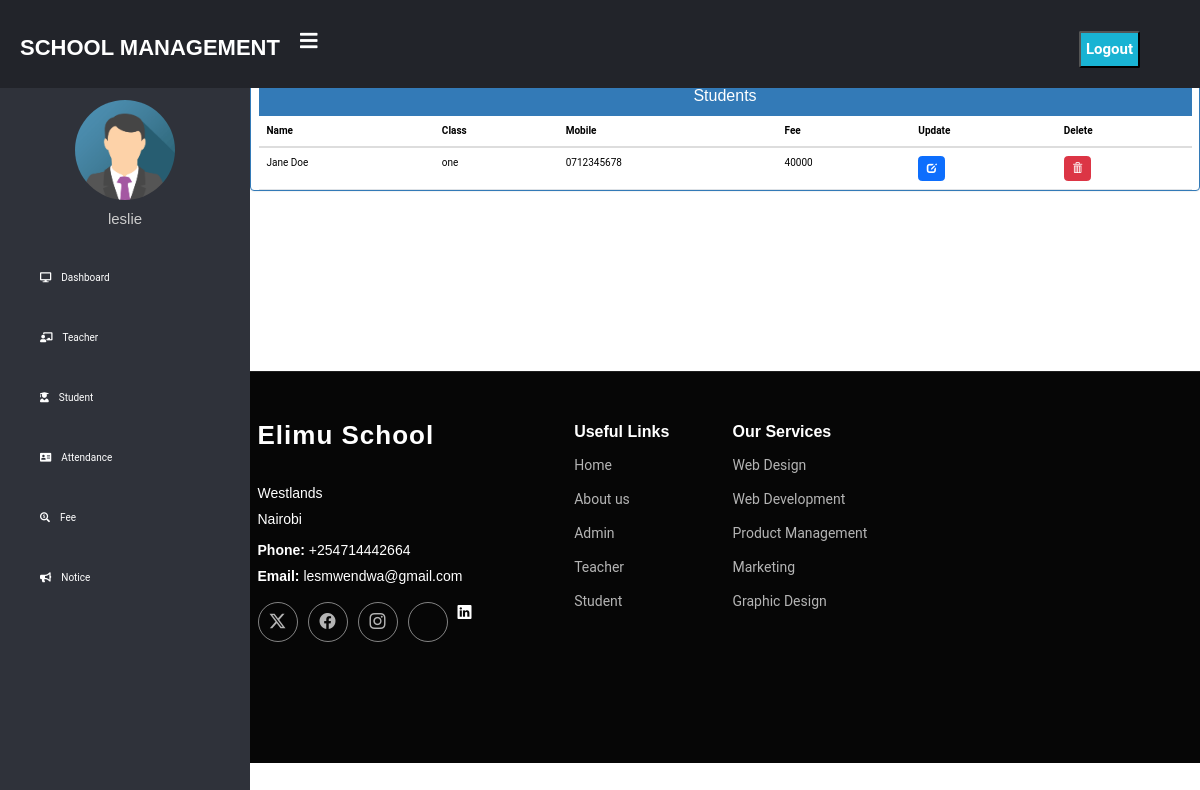
Page /admin-view-student (signed in) on the committed database.
### school/models.py (models this page shows, shortened)
class StudentExtra(models.Model):
    user = models.OneToOneField(User, on_delete=models.CASCADE)
    roll = models.CharField(max_length=10)
    mobile = models.CharField(max_length=40, null=True)
    fee = models.PositiveIntegerField(null=True)
    cl = models.CharField(max_length=10, choices=classes, default='one')
    status = models.BooleanField(default=False)
    @property
    def get_name(self):
        return self.user.first_name + " " + self.user.last_name

### school/views.py (the view)
# urls.py: path('admin-view-student', views.admin_view_student_view, name='admin-view-student'),
@login_required(login_url='adminlogin')
@user_passes_test(is_admin)
def admin_view_student_view(request):
    students=models.StudentExtra.objects.all().filter(status=True)
    return render(request,'school/admin_view_student.html',{'students':students})

### school/views.py (called while the page is built)
def is_admin(user):
    return user.groups.filter(name='ADMIN').exists()

### school/templates/school/admin_view_student.html (shortened to what this page needs)
{% extends 'school/adminbase.html' %}
{% block content %}
<head>
    <link href="//netdna.bootstrapcdn.com/bootstrap/3.0.0/css/bootstrap.min.css" rel="stylesheet" id="bootstrap-css">
</head>
<div class="container">
    <div class="row">
        <div class="panel panel-primary">
            <div class="panel-heading">
                <h6 class="panel-title">Students</h6>
            </div>
            <table class="table table-hover" id="dev-table">
                <thead>
                    <tr>
                        <th>Name</th>
                        <th>Class</th>
                        <th>Mobile</th>
                        <th>Fee</th>
                        <th>Update</th>
                        <th>Delete</th>
                    </tr>
                </thead>
                {% for s in students %}
                <tr>
                    <td> {{s.get_name}}</td>
                    <td>{{s.cl}}</td>
                    <td>{{s.mobile}}</td>
                    <td>{{s.fee}}</td>
                    <td><a class="btn btn-primary btn-xs" href="{% url 'update-student' s.id  %}"><span
                                class="glyphicon glyphicon-edit"></span></a></td>
                    <td><a class="btn btn-danger btn-xs" href="{% url 'delete-student-from-school' s.id  %}"><span
                                class="glyphicon glyphicon-trash"></span></a></td>
                </tr>
                {% endfor %}
            </table>
        </div>
    </div>
</div>
<br>
{% endblock content %}

### school/templates/school/adminbase.html (shortened to what this page needs)
<!DOCTYPE html>
{% load static %}
<html lang="en" dir="ltr">
<head>
    <link rel="stylesheet" href="https://cdnjs.cloudflare.com/ajax/libs/font-awesome/5.12.1/css/all.min.css">
</head>
<body>
    <header>
        <label for="check">
            <i class="fas fa-bars" id="sidebar_btn"></i>
        </label>
        <div class="left_area">
            <h3>School Management</h3>
        </div>
        <div class="right_area">
            <form method="POST" action="{% url 'logout' %}">
                <button type="submit" class="logout_btn">Logout</button>
            </form>
        </div>
    </header>
    <div class="sidebar">
        <center>
            <img src="{% static 'school/img/admin.png' %}" class="profile_image" alt="">
            <h4>{{request.user.first_name}}</h4>
        </center>
        <a href="/admin-dashboard"><i class="fas fa-desktop"></i><span>Dashboard</span></a>
        <a href="/admin-teacher"><i class="fas fa-chalkboard-teacher"></i><span>Teacher</span></a>
        <a href="/admin-student"><i class="fas fa-user-graduate"></i><span>Student</span></a>
        <a href="/admin-attendance"><i class="fas fa-address-card"></i><span>Attendance</span></a>
        <a href="/admin-fee"><i class="fas fa-search-dollar"></i><span>Fee</span></a>
        <a href="/admin-notice"><i class="fas fa-bullhorn"></i><span>Notice</span></a>
    </div>
    <div class="content">
        <br><br><br><br><br>
        {% block content %}
        {% endblock content %}
        <br><br><br>
        {% include "school/footer.html" %}
    </div>
</body>
</html>

### school/static/school/css/main.css (style rules this page uses)
:root { --default-font: "Roboto", system-ui, -apple-system, "Segoe UI", Roboto, "Helvetica Neue", Arial, "Noto Sans", "Liberation Sans", sans-serif, "Apple Color Emoji", "Segoe UI Emoji", "Segoe UI Symbol", "Noto Color Emoji"; --heading-font: "Raleway", sans-serif; --nav-font: "Poppins", sans-serif; }
:root { --background-color: #ffffff; --default-color: #444444; --heading-color: #0b2341; --accent-color: #ed502e; --surface-color: #ffffff; --contrast-color: #ffffff; }
:root { --nav-color: #444444; --nav-hover-color: #ed502e; --nav-mobile-background-color: #ffffff; --nav-dropdown-background-color: #ffffff; --nav-dropdown-color: #444444; --nav-dropdown-hover-color: #ed502e; }
:root { scroll-behavior: smooth; }
body { color: var(--default-color); background-color: var(--background-color); font-family: var(--default-font); }
a { color: var(--accent-color); text-decoration: none; transition: 0.3s; }
h1, h2, h3, h4, h5, h6 { color: var(--heading-color); font-family: var(--heading-font); }

### school/templates/school/adminbase.html (style rules this page uses)
a:link { text-decoration: none; }
body { margin: 0; padding: 0; font-family: "Roboto", sans-serif; }
header { position: fixed; background: #22242A; padding: 20px; width: 100%; z-index: 1; }
.left_area h3 { color: #fff; margin: 0px; text-transform: uppercase; font-size: 22px; font-weight: 900; }
.logout_btn { padding: 5px; background: #19B3D3; text-decoration: none; float: right; margin-top: -30px; margin-right: 40px; border-radius: 2px; font-size: 15px; font-weight: 600; color: #fff; transition: 0.5s; }
.sidebar { background: #2f323a; margin-top: 70px; padding-top: 30px; position: fixed; left: 0; width: 250px; height: 100%; transition: 0.5s; transition-property: left; }
.sidebar .profile_image { width: 100px; height: 100px; border-radius: 100px; margin-bottom: 10px; }
.sidebar h4 { color: #ccc; margin-top: 0; margin-bottom: 20px; }
.sidebar a { color: #fff; display: block; width: 100%; line-height: 60px; text-decoration: none; padding-left: 40px; box-sizing: border-box; transition: 0.5s; }
.sidebar i { padding-right: 10px; }
label #sidebar_btn { z-index: 1; color: #fff; position: fixed; cursor: pointer; left: 300px; font-size: 20px; margin: 5px 0; transition: 0.5s; transition-property: color; }
.content { margin-left: 250px; background-position: center; background-size: cover; height: 100vh; transition: 0.5s; }

### school/templates/school/admin_view_student.html (style rules this page uses)
a:link { text-decoration: none; }
h6 { text-align: center; }
.row { margin: 100px; }

### rows in the picture
StudentExtra: get_name "Jane Doe", cl "one", mobile "0712345678", fee "40000"

### other values in the picture
{{ request.user.first_name }} "leslie"
